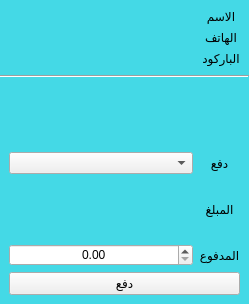
<?xml version="1.0" encoding="UTF-8"?>
<ui version="4.0">
 <class>Form</class>
 <widget class="QWidget" name="Form">
  <property name="geometry">
   <rect>
    <x>0</x>
    <y>0</y>
    <width>249</width>
    <height>304</height>
   </rect>
  </property>
  <property name="windowTitle">
   <string>دفع نقدية</string>
  </property>
  <property name="styleSheet">
   <string notr="true">.QWidget { background: #44D9E6; }
</string>
  </property>
  <layout class="QHBoxLayout" name="horizontalLayout">
   <property name="spacing">
    <number>0</number>
   </property>
   <property name="margin">
    <number>0</number>
   </property>
   <item>
    <widget class="QWidget" name="widget" native="true">
     <layout class="QVBoxLayout" name="verticalLayout">
      <property name="spacing">
       <number>0</number>
      </property>
      <property name="margin">
       <number>0</number>
      </property>
      <item>
       <widget class="QWidget" name="widget_2" native="true">
        <property name="sizePolicy">
         <sizepolicy hsizetype="Preferred" vsizetype="Fixed">
          <horstretch>0</horstretch>
          <verstretch>0</verstretch>
         </sizepolicy>
        </property>
        <layout class="QGridLayout" name="gridLayout">
         <item row="0" column="1">
          <widget class="QLabel" name="label_2">
           <property name="text">
            <string>الاسم</string>
           </property>
           <property name="alignment">
            <set>Qt::AlignCenter</set>
           </property>
          </widget>
         </item>
         <item row="3" column="1">
          <widget class="QLabel" name="label_4">
           <property name="text">
            <string>الهاتف</string>
           </property>
           <property name="alignment">
            <set>Qt::AlignCenter</set>
           </property>
          </widget>
         </item>
         <item row="4" column="1">
          <widget class="QLabel" name="label">
           <property name="text">
            <string>الباركود</string>
           </property>
           <property name="alignment">
            <set>Qt::AlignCenter</set>
           </property>
          </widget>
         </item>
         <item row="0" column="0">
          <widget class="QLabel" name="name_lbl">
           <property name="sizePolicy">
            <sizepolicy hsizetype="Expanding" vsizetype="Fixed">
             <horstretch>0</horstretch>
             <verstretch>0</verstretch>
            </sizepolicy>
           </property>
           <property name="text">
            <string/>
           </property>
           <property name="alignment">
            <set>Qt::AlignCenter</set>
           </property>
          </widget>
         </item>
         <item row="3" column="0">
          <widget class="QLabel" name="phone_lbl">
           <property name="sizePolicy">
            <sizepolicy hsizetype="Expanding" vsizetype="Fixed">
             <horstretch>0</horstretch>
             <verstretch>0</verstretch>
            </sizepolicy>
           </property>
           <property name="text">
            <string/>
           </property>
           <property name="alignment">
            <set>Qt::AlignCenter</set>
           </property>
          </widget>
         </item>
         <item row="4" column="0">
          <widget class="QLabel" name="barcode_lbl">
           <property name="sizePolicy">
            <sizepolicy hsizetype="Expanding" vsizetype="Fixed">
             <horstretch>0</horstretch>
             <verstretch>0</verstretch>
            </sizepolicy>
           </property>
           <property name="text">
            <string/>
           </property>
           <property name="alignment">
            <set>Qt::AlignCenter</set>
           </property>
          </widget>
         </item>
        </layout>
       </widget>
      </item>
      <item>
       <widget class="Line" name="line">
        <property name="orientation">
         <enum>Qt::Horizontal</enum>
        </property>
       </widget>
      </item>
      <item>
       <widget class="QWidget" name="widget_3" native="true">
        <layout class="QGridLayout" name="gridLayout_2">
         <item row="5" column="1">
          <widget class="QLabel" name="label_9">
           <property name="text">
            <string>المدفوع</string>
           </property>
           <property name="alignment">
            <set>Qt::AlignCenter</set>
           </property>
          </widget>
         </item>
         <item row="6" column="0" colspan="2">
          <widget class="QWidget" name="widget_4" native="true">
           <property name="sizePolicy">
            <sizepolicy hsizetype="Preferred" vsizetype="Fixed">
             <horstretch>0</horstretch>
             <verstretch>0</verstretch>
            </sizepolicy>
           </property>
           <layout class="QHBoxLayout" name="horizontalLayout_2">
            <property name="margin">
             <number>0</number>
            </property>
            <item>
             <widget class="QPushButton" name="put_mony_btn">
              <property name="text">
               <string>دفع</string>
              </property>
              <property name="icon">
               <iconset resource="../views/source.qrc">
                <normaloff>:/n/img/Cash In Hand-100.png</normaloff>:/n/img/Cash In Hand-100.png</iconset>
              </property>
              <property name="iconSize">
               <size>
                <width>30</width>
                <height>30</height>
               </size>
              </property>
             </widget>
            </item>
           </layout>
          </widget>
         </item>
         <item row="2" column="0" colspan="2">
          <widget class="QLabel" name="gp_lbl">
           <property name="sizePolicy">
            <sizepolicy hsizetype="Expanding" vsizetype="Preferred">
             <horstretch>0</horstretch>
             <verstretch>0</verstretch>
            </sizepolicy>
           </property>
           <property name="font">
            <font>
             <pointsize>16</pointsize>
            </font>
           </property>
           <property name="text">
            <string/>
           </property>
           <property name="alignment">
            <set>Qt::AlignCenter</set>
           </property>
          </widget>
         </item>
         <item row="4" column="0">
          <widget class="QLabel" name="tottal_lbl">
           <property name="sizePolicy">
            <sizepolicy hsizetype="Expanding" vsizetype="Preferred">
             <horstretch>0</horstretch>
             <verstretch>0</verstretch>
            </sizepolicy>
           </property>
           <property name="text">
            <string/>
           </property>
           <property name="alignment">
            <set>Qt::AlignCenter</set>
           </property>
          </widget>
         </item>
         <item row="5" column="0">
          <widget class="QDoubleSpinBox" name="baid_spn">
           <property name="sizePolicy">
            <sizepolicy hsizetype="Expanding" vsizetype="Fixed">
             <horstretch>0</horstretch>
             <verstretch>0</verstretch>
            </sizepolicy>
           </property>
           <property name="alignment">
            <set>Qt::AlignCenter</set>
           </property>
          </widget>
         </item>
         <item row="4" column="1">
          <widget class="QLabel" name="label_8">
           <property name="text">
            <string>المبلغ</string>
           </property>
           <property name="alignment">
            <set>Qt::AlignCenter</set>
           </property>
          </widget>
         </item>
         <item row="3" column="1">
          <widget class="QLabel" name="label_3">
           <property name="text">
            <string>دفع</string>
           </property>
           <property name="alignment">
            <set>Qt::AlignCenter</set>
           </property>
          </widget>
         </item>
         <item row="3" column="0">
          <widget class="QComboBox" name="mid"/>
         </item>
        </layout>
       </widget>
      </item>
     </layout>
    </widget>
   </item>
  </layout>
 </widget>
 <resources>
  <include location="../views/source.qrc"/>
 </resources>
 <connections/>
</ui>
